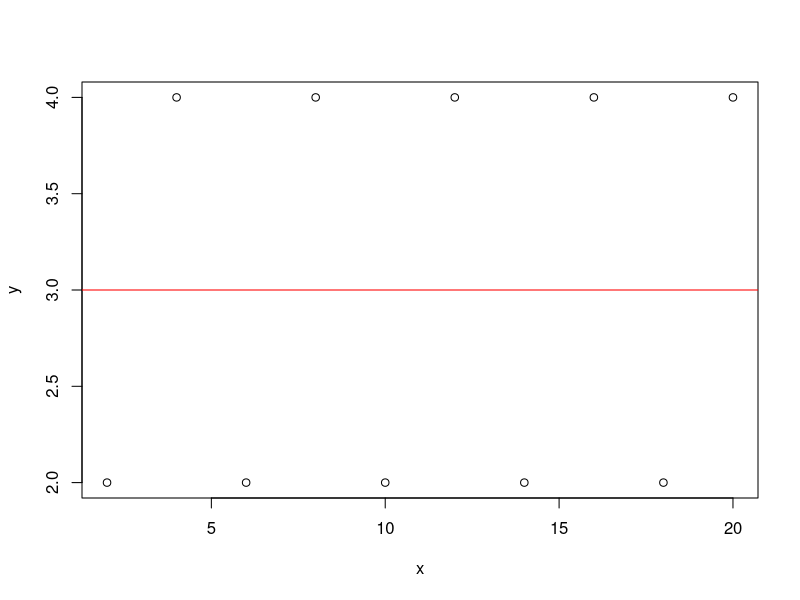

Write R code to recreate this figure.
x <- c(2, 4, 6, 8, 10, 12, 14, 16, 18, 20)
y <- c(2, 4, 2, 4, 2, 4, 2, 4, 2, 4)
plot(x,y)
abline(h=3, col='red')
summary(lm(y ~ x)) # p-value가 5%보다 크면 사용 불가
df1 <- data.frame(x,y)
View(df1)

reg1 <- lm(y ~ x, data = df1)
y <- df1$y
y_bar <- mean(y)
y_hat <- reg1$fitted.values
SSE <- sum((y - y_hat)^2)
SSR <- sum((y_hat - y_bar)^2)
SST <- sum((y - y_bar)^2) # SSR + SSE
SSE
SSR
SST
r2 <- SSR/SST
summary(reg1)

#################################

# 유의수준 5%

state <- as.data.frame(state.x77)
x1 <- state["Population"]
x2 <- state["Income"]
x3 <- state["Illiteracy"]
x4 <- state["Life Exp"]
x5 <- state["Frost"]
y <- state$Murder
df <- data.frame(x1, x2, x3, x4, x5, y)
reg1 <- lm(y ~ ., data = df)
y_bar <- mean(y)
y_hat <- reg1$fitted.values
SSE <- sum((y - y_hat)^2)
SSR <- sum((y_hat - y_bar)^2)
SST <- sum((y - y_bar)^2) # SSR + SSE
SSE
SSR
SST
r2 <- SSR/SST
summary(reg1)
